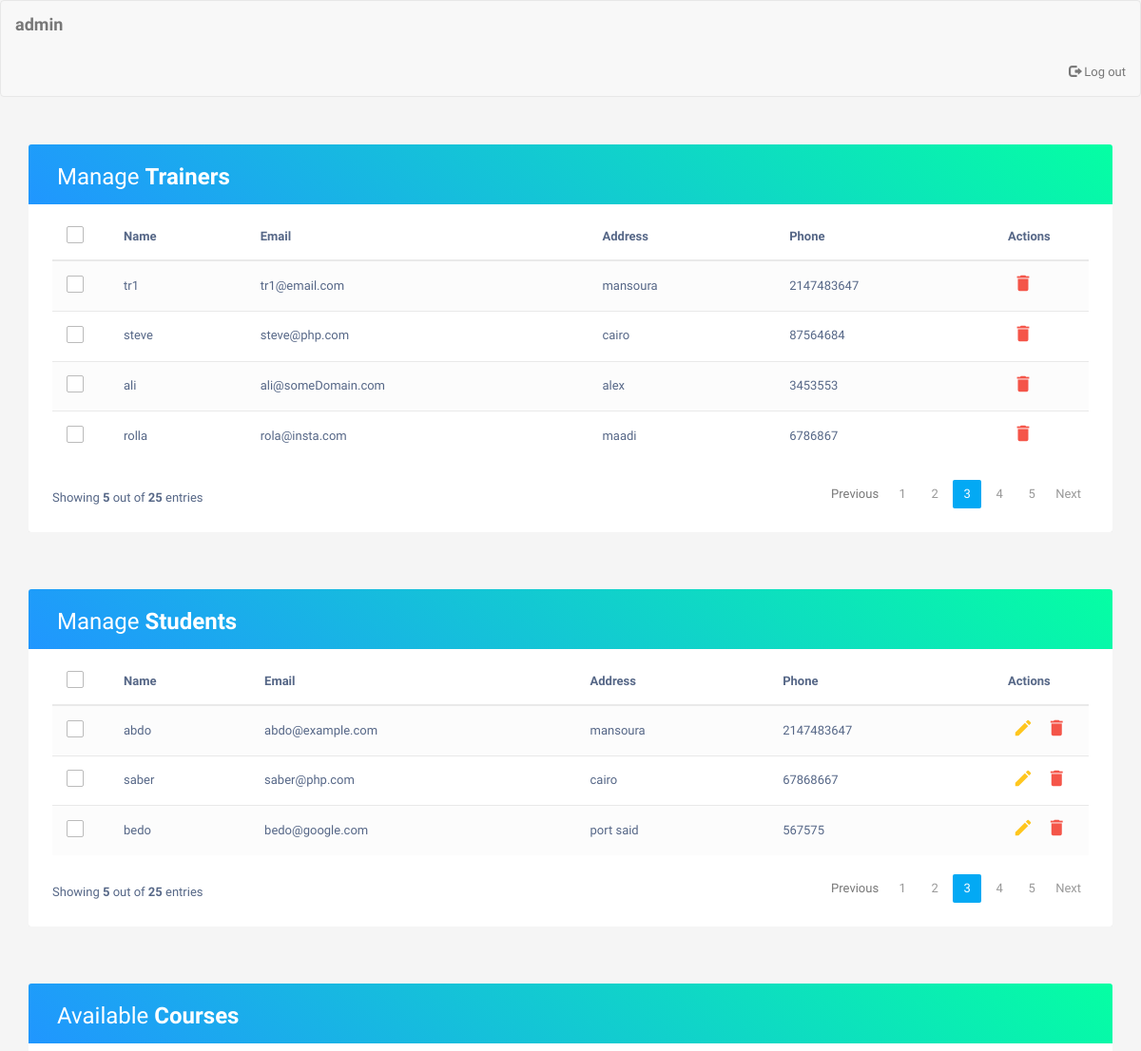
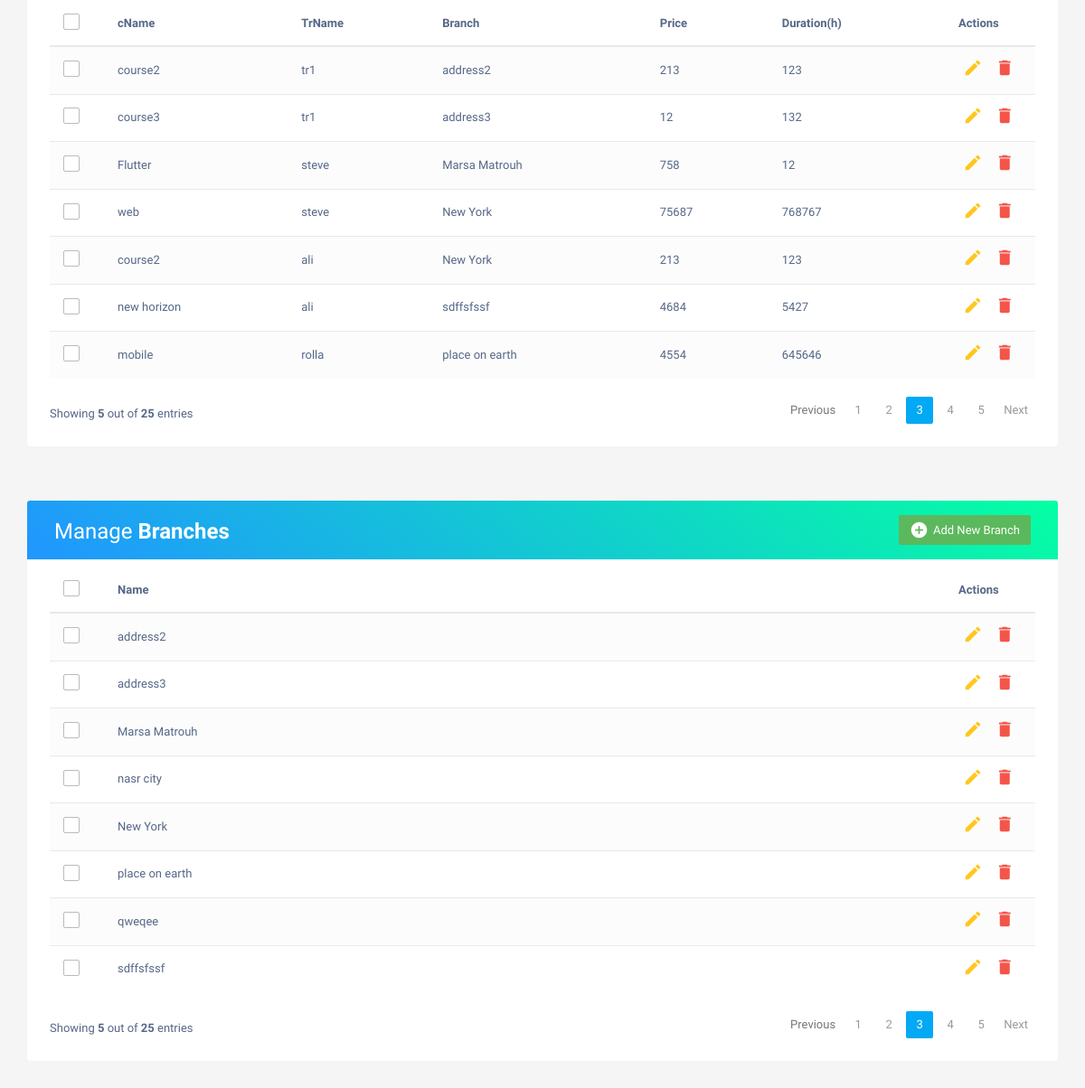
Screenshot of /admin.php?id=3 with the database file from the repository (2 pictures, top to bottom).
### tables this page shows
CREATE TABLE `trainers` (
  `id` int(11) NOT NULL,
  `tname` varchar(50) NOT NULL,
  `email` varchar(20) DEFAULT NULL,
  `password` varchar(20) DEFAULT NULL,
  `address` varchar(20) DEFAULT NULL,
  `phone` int(20) DEFAULT NULL
);

CREATE TABLE `students` (
  `id` int(11) NOT NULL,
  `name` varchar(30) DEFAULT NULL,
  `email` varchar(20) DEFAULT NULL,
  `password` varchar(50) DEFAULT NULL,
  `address` varchar(20) DEFAULT NULL,
  `phone` int(20) DEFAULT NULL
);

CREATE TABLE `courses` (
  `id` int(11) NOT NULL,
  `cname` varchar(50) DEFAULT NULL,
  `duration` int(11) DEFAULT NULL,
  `price` int(11) DEFAULT NULL
);

CREATE TABLE `branches` (
  `branchId` int(11) NOT NULL,
  `bname` varchar(50) DEFAULT NULL
);

### admin.php (the view, shortened to what this page needs)
<!DOCTYPE html>
<html lang="en">
<head>
<link rel="stylesheet" href="https://maxcdn.bootstrapcdn.com/font-awesome/4.7.0/css/font-awesome.min.css">
<link rel="stylesheet" href="https://maxcdn.bootstrapcdn.com/bootstrap/3.3.7/css/bootstrap.min.css">
<link rel="stylesheet" type="text/css" href="css/admin.css">
</head>
<body>
      <nav class="navbar navbar-default title1">
        <div class="container-fluid">
            <div class="navbar-header">
              <?php
              	include 'dbConfig.php';
                $id    = $_GET['id'];
                $sql = "SELECT name FROM admins WHERE id = $id";
                $res = mysqli_query($conn, $sql);
                $raw = mysqli_fetch_array($res);
                if ($res) {
                  echo '<a class="navbar-brand" href=""><b>';echo $raw['name']; echo'</b></a>';
                }
              ?>
        </div>
        <ul class="nav navbar-nav navbar-right" style="margin-left: 80em;">
        <li>
          <a href="home.php">
          <span class="glyphicon glyphicon-log-out" aria-hidden="true">
          </span>&nbsp;Log out
          </a>
      </li>
    </ul>
    </div>
    </nav>
    <div class="container">
		<div class="table-responsive">
			<div class="table-wrapper">
				<div class="table-title">
					<div class="row">
						<div class="col-xs-6">
							<h2>Manage <b>Trainers</b></h2>
						</div>
					</div>
				</div>
				<table class="table table-striped table-hover">
					<thead>
						<tr>
							<th>
								<span class="custom-checkbox">
									<label for="selectAll"></label>
								</span>
							</th>
							<th>Name</th>
							<th>Email</th>
							<th>Address</th>
							<th>Phone</th>
							<th>Actions</th>
						</tr>
					</thead>
					<?php
					include 'dbConfig.php';
					$sql = "SELECT * FROM trainers";
					$result = mysqli_query($conn, $sql);
					echo '<tbody>';
					while ($raw = mysqli_fetch_assoc($result)) {
						echo '<tr>
							<td>
								<span class="custom-checkbox">
									<input type="checkbox" id="checkbox1" name="options[]" value="1">
									<label for="checkbox1"></label>
								</span>
							</td>
							<td>'; echo $raw["tname"]; echo '</td>';
					  echo '<td>'; echo $raw["email"]; echo '</td>';
					  echo '<td>'; echo $raw["address"]; echo '</td>';
  					  echo '<td>'; echo $raw["phone"]; echo '</td>';
							echo '<td>
								<a href="deletePage.php?referrer=admins&target=trainers&name=';echo $raw['tname'];
								echo'&id=';echo$id;echo'" class="delete" data-toggle="modal">
								<i class="material-icons" data-toggle="tooltip" title="Delete">&#xE872;</i></a>
							</td>
						</tr>';
						}
					echo '</tbody>';
					?>
				</table>
				<div class="clearfix">
					<div class="hint-text">Showing <b>5</b> out of <b>25</b> entries</div>
					<ul class="pagination">
						<li class="page-item disabled"><a href="#">Previous</a></li>
						<li class="page-item"><a href="#" class="page-link">1</a></li>
						<li class="page-item"><a href="#" class="page-link">2</a></li>
						<li class="page-item active"><a href="#" class="page-link">3</a></li>
						<li class="page-item"><a href="#" class="page-link">4</a></li>
						<li class="page-item"><a href="#" class="page-link">5</a></li>
						<li class="page-item"><a href="#" class="page-link">Next</a></li>
					</ul>
				</div>
			</div>
		</div>
    </div>
    <div class="container">
		<div class="table-responsive">
			<div class="table-wrapper">
				<div class="table-title">
					<div class="row">
						<div class="col-xs-6">
							<h2>Manage <b>Students</b></h2>
						</div>
					</div>
				</div>
				<table class="table table-striped table-hover">
					<thead>
						<tr>
							<th>
								<span class="custom-checkbox">
									<label for="selectAll"></label>
								</span>
							</th>
							<th>Name</th>
							<th>Email</th>
							<th>Address</th>
							<th>Phone</th>
							<th>Actions</th>
						</tr>
					</thead>
					<?php
					$sql = "SELECT * FROM students";
					$result = mysqli_query($conn, $sql);
					echo '<tbody>';
					while ($raw = mysqli_fetch_assoc($result)) {
						echo '<tr>
							<td>
								<span class="custom-checkbox">
									<input type="checkbox" id="checkbox1" name="options[]" value="1">
									<label for="checkbox1"></label>
								</span>
							</td>
							<td>'; echo $raw["name"]; echo '</td>';
					  echo '<td>'; echo $raw["email"]; echo '</td>';
					  echo '<td>'; echo $raw["address"]; echo '</td>';
  					  echo '<td>'; echo $raw["phone"]; echo '</td>';
							echo '<td>
								<a href="editPage_1.php?referrer=admins&target=students&name=';
								echo $raw['name']; echo'&id=';echo$id;echo'" class="edit" data-toggle="modal">
								<i class="material-icons" data-toggle="tooltip" title="Edit">&#xE254;</i></a>
								<a href="deletePage.php?referrer=admins&target=students&name=';echo $raw['name']; echo'&id=';echo$id;echo'" class="delete" data-toggle="modal">
								<i class="material-icons" data-toggle="tooltip" title="Delete">&#xE872;</i></a>
							</td>
						</tr>';
						}
					echo '</tbody>';
					?>
				</table>
				<div class="clearfix">
					<div class="hint-text">Showing <b>5</b> out of <b>25</b> entries</div>
					<ul class="pagination">
						<li class="page-item disabled"><a href="#">Previous</a></li>
						<li class="page-item"><a href="#" class="page-link">1</a></li>
						<li class="page-item"><a href="#" class="page-link">2</a></li>
						<li class="page-item active"><a href="#" class="page-link">3</a></li>
						<li class="page-item"><a href="#" class="page-link">4</a></li>
						<li class="page-item"><a href="#" class="page-link">5</a></li>
						<li class="page-item"><a href="#" class="page-link">Next</a></li>
					</ul>
				</div>
			</div>
		</div>
    </div>
    <div class="container">
		<div class="table-responsive">
			<div class="table-wrapper">
				<div class="table-title">
					<div class="row">
						<div class="col-xs-6">
							<h2>Available <b>Courses</b></h2>
						</div>
					</div>
				</div>
				<table class="table table-striped table-hover">
					<thead>
						<tr>
							<th>
								<span class="custom-checkbox">
									<label for="selectAll"></label>
								</span>
							</th>
							<th>cName</th>
							<th>TrName</th>
							<th>Branch</th>
							<th>Price</th>
							<th>Duration(h)</th>
							<th>Actions</th>
						</tr>
					</thead>
					<?php
                      include 'dbConfig.php';
                      $sql = "SELECT courses.cname, trainers.tname, branches.bname, courses.price, courses.duration
                              FROM courses_trainers  JOIN courses ON courses.id = courses_trainers.course_id
                              JOIN branches ON branches.branchId = courses_trainers.branch_id
                              JOIN trainers ON trainers.id = courses_trainers.trainer_id";
                      $result = mysqli_query($conn, $sql);
                      echo '<tbody>';
                      while ($raw = mysqli_fetch_assoc($result)) {
                        echo '<tr>
                          <td>
                            <span class="custom-checkbox">
                              <input type="checkbox" id="checkbox1" name="options[]" value="1">
                              <label for="checkbox1"></label>
                            </span>
                          </td>
                          <td>'; echo $raw["cname"]; echo '</td>';
                        echo '<td>'; echo $raw["tname"]; echo '</td>';
                         echo '<td>'; echo $raw["bname"]; echo '</td>';
                        echo '<td>'; echo $raw["price"]; echo '</td>';
                          echo '<td>'; echo $raw["duration"]; echo '</td>';
                          echo '<td>
                            <a href="edit_course_1.php?referrer=admins&target=courses&name=';
                            echo $raw['cname']; echo'&TrName='; echo $raw['tname']; echo'&bname=';echo $raw['bname'];
                             echo'&id=';echo$id;echo'" class="edit" data-toggle="modal">
                            <i class="material-icons" data-toggle="tooltip" title="Edit">&#xE254;</i></a>
                            <a href="deletePage.php?referrer=admins&target=courses&name=';echo $raw['cname'];
                            echo'&id=';echo$id;echo'" class="delete" data-toggle="modal">
                            <i class="material-icons" data-toggle="tooltip" title="Delete">&#xE872;</i></a>
                          </td>
                        </tr>';
                        }
                      echo '</tbody>';
                      ?>
				</table>
				<div class="clearfix">
					<div class="hint-text">Showing <b>5</b> out of <b>25</b> entries</div>
					<ul class="pagination">
						<li class="page-item disabled"><a href="#">Previous</a></li>
						<li class="page-item"><a href="#" class="page-link">1</a></li>
						<li class="page-item"><a href="#" class="page-link">2</a></li>
						<li class="page-item active"><a href="#" class="page-link">3</a></li>
						<li class="page-item"><a href="#" class="page-link">4</a></li>
						<li class="page-item"><a href="#" class="page-link">5</a></li>
						<li class="page-item"><a href="#" class="page-link">Next</a></li>
					</ul>
				</div>
			</div>
		</div>
    </div>
    <div class="container">
		<div class="table-responsive">
			<div class="table-wrapper">
				<div class="table-title">
					<div class="row">
						<div class="col-xs-6">
							<h2>Manage <b>Branches</b></h2>
						</div>
						<div class="col-xs-6">
							<a href="#addNewBranch" class="btn btn-success" data-toggle="modal"><i class="material-icons">&#xE147;</i> <span>Add New Branch</span></a>
						</div>
					</div>
				</div>
				<table class="table table-striped table-hover">
					<thead>
						<tr>
							<th>
								<span class="custom-checkbox">
									<label for="selectAll"></label>
								</span>
							</th>
							<th>Name</th>
							<th>Actions</th>
						</tr>
					</thead>
					<?php
					$sql = "SELECT * FROM branches";
					$result = mysqli_query($conn, $sql);
					echo '<tbody>';
					while ($raw = mysqli_fetch_assoc($result)) {
						echo '<tr>
							<td>
								<span class="custom-checkbox">
									<input type="checkbox" id="checkbox1" name="options[]" value="1">
									<label for="checkbox1"></label>
								</span>
							</td>
							<td>'; echo $raw["bname"]; echo '</td>';
							echo '<td>
								<a href="branch_edit_1.php?referrer=admins&target=branches&name=';echo $raw['bname'];
								echo'&id=';echo$id;echo'" class="edit" data-toggle="modal">
								<i class="material-icons" data-toggle="tooltip" title="Edit">&#xE254;</i></a>
								<a href="deletePage.php?referrer=admins&target=branches&name=';echo $raw['bname']; echo'&id=';echo$id;echo'" class="delete" data-toggle="modal">
								<i class="material-icons" data-toggle="tooltip" title="Delete">&#xE872;</i></a>
							</td>
						</tr>';
						}
					echo '</tbody>';
					?>
				</table>
				<div class="clearfix">
					<div class="hint-text">Showing <b>5</b> out of <b>25</b> entries</div>
					<ul class="pagination">
						<li class="page-item disabled"><a href="#">Previous</a></li>
						<li class="page-item"><a href="#" class="page-link">1</a></li>
						<li class="page-item"><a href="#" class="page-link">2</a></li>
						<li class="page-item active"><a href="#" class="page-link">3</a></li>
						<li class="page-item"><a href="#" class="page-link">4</a></li>
						<li class="page-item"><a href="#" class="page-link">5</a></li>
						<li class="page-item"><a href="#" class="page-link">Next</a></li>
					</ul>
				</div>
			</div>
		</div>
    </div>
</body>
</html>

### css/admin.css (style rules this page uses)
body { color: #566787; background: #f5f5f5; font-family: 'Varela Round', sans-serif; font-size: 13px; }
.table-responsive { margin: 30px 0; }
.table-wrapper { min-width: 1000px; background: #fff; padding: 20px 25px; border-radius: 3px; box-shadow: 0 1px 1px rgba(0,0,0,.05); }
.table-title { padding-bottom: 15px; background: linear-gradient(40deg, #2096ff, #05ffa3) !important; color: #fff; padding: 16px 30px; margin: -20px -25px 10px; border-radius: 3px 3px 0 0; }
.table-title h2 { margin: 5px 0 0; font-size: 24px; }
.table-title .btn { color: #fff; float: right; font-size: 13px; border: none; min-width: 50px; border-radius: 2px; border: none; outline: none !important; margin-left: 10px; }
.table-title .btn i { float: left; font-size: 21px; margin-right: 5px; }
.table-title .btn span { float: left; margin-top: 2px; }
table.table tr th, table.table tr td { border-color: #e9e9e9; padding: 12px 15px; vertical-align: middle; }
table.table tr th:first-child { width: 60px; }
table.table tr th:last-child { width: 100px; }
table.table-striped tbody tr:nth-of-type(odd) { background-color: #fcfcfc; }
table.table td:last-child i { opacity: 0.9; font-size: 22px; margin: 0 5px; }
table.table td a { font-weight: bold; color: #566787; display: inline-block; text-decoration: none; outline: none !important; }
table.table td a.edit { color: #FFC107; }
table.table td a.delete { color: #F44336; }
table.table td i { font-size: 19px; }
.pagination { float: right; margin: 0 0 5px; }
.pagination li a { border: none; font-size: 13px; min-width: 30px; min-height: 30px; color: #999; margin: 0 2px; line-height: 30px; border-radius: 2px !important; text-align: center; padding: 0 6px; }
.pagination li.active a, .pagination li.active a.page-link { background: #03A9F4; }
.hint-text { float: left; margin-top: 10px; font-size: 13px; }
.custom-checkbox { position: relative; }
.custom-checkbox label:before { width: 18px; height: 18px; }
.custom-checkbox label:before { content: ''; margin-right: 10px; display: inline-block; vertical-align: text-top; background: white; border: 1px solid #bbb; border-radius: 2px; box-sizing: border-box; z-index: 2; }

### rows the page displays
trainers: tname "tr1", email "tr1@email.com", address "mansoura", phone "2147483647"
trainers: tname "steve", email "steve@php.com", address "cairo", phone "87564684"
trainers: tname "ali", email "ali@someDomain.com", address "alex", phone "3453553"
trainers: tname "rolla", email "rola@insta.com", address "maadi", phone "6786867"
students: name "abdo", email "abdo@example.com", address "mansoura", phone "2147483647"
students: name "saber", email "saber@php.com", address "cairo", phone "67868667"
students: name "bedo", email "bedo@google.com", address "port said", phone "567575"
courses: cname "course2", trainers.tname "tr1", branches.bname "address2", price "213", duration "123", trainers.tname "ali", branches.bname "New York"
courses: cname "course3", trainers.tname "tr1", branches.bname "address3", price "12", duration "132"
courses: cname "Flutter", trainers.tname "steve", branches.bname "Marsa Matrouh", price "758", duration "12"
courses: cname "web", trainers.tname "steve", branches.bname "New York", price "75687", duration "768767"
courses: cname "new horizon", trainers.tname "ali", branches.bname "sdffsfssf", price "4684", duration "5427"
courses: cname "mobile", trainers.tname "rolla", branches.bname "place on earth", price "4554", duration "645646"
branches: bname "address2"
branches: bname "address3"
branches: bname "Marsa Matrouh"
branches: bname "nasr city"
branches: bname "New York"
branches: bname "place on earth"
branches: bname "qweqee"
branches: bname "sdffsfssf"

### other values shown
$raw['name'] "admin"
